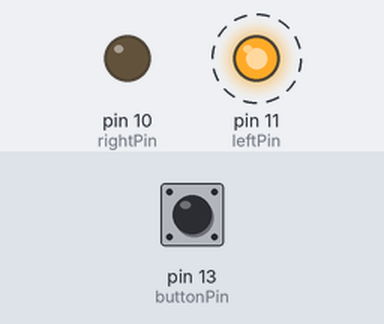
The sketch below on a simulated Arduino Uno, built with avr-gcc and run on an emulated ATmega328P. On the bench: output pins drawn as LEDs (lit = HIGH). Dashed ring = blinking. The test bench sets the inputs (shaded band); at power-on: pin 13 (buttonPin) LOW. What the sketch prints to the serial monitor is not drawn.

Above: at 4.0 s.
4.1 s: pin 13 (buttonPin) pulled HIGH for 1.9 s
At 6.7 s:
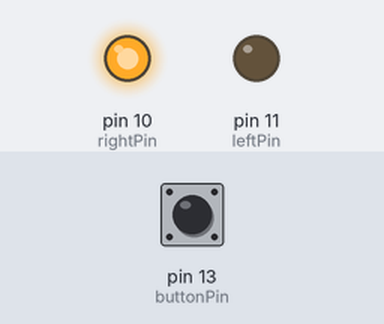
8.9 s: pin 13 (buttonPin) pulled HIGH for 3.2 s
At 10.3 s:
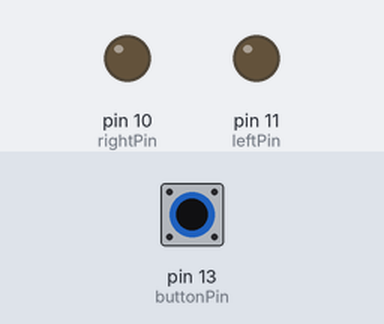
Timing chart, 0 to 21.7 s (numbered marks = the images above; inputs shaded):
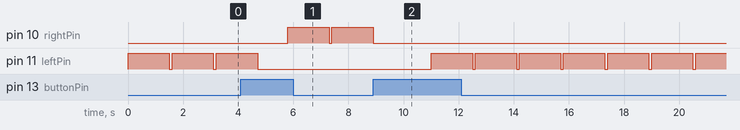

Measured:
- after the input at 4.1 s, pin 10 (rightPin): LOW → HIGH after 1.7 s, → LOW 1.5 s later, → HIGH 0.10 s later; pin 11 (leftPin): goes on until 4.7 s, then stays LOW
- after the input at 8.9 s, pin 10 (rightPin): goes on until 8.9 s, then stays LOW; pin 11 (leftPin): alternates HIGH for 1.5 s and LOW for 0.10 s, starting after 2.1 s
- by itself, pin 11 (leftPin): alternates HIGH for 1.5 s and LOW for 0.10 s

The sketch:

Tactile_Actuator.ino
```cpp
int leftPin = 11; //This turns on the left actuator
int rightPin = 10;
int buttonPin = 13;

int onT;
int offT;

int onPulse = 1500;
int offPulse = 100;

int spot = 0;

void setup() {
  pinMode(leftPin, OUTPUT);
  pinMode(rightPin, OUTPUT);
  pinMode(buttonPin, INPUT);
  Serial.begin(9600);
  bool buttonState = LOW;
}

// the loop function runs over and over again forever
void loop() {
  bool buttonState = digitalRead(buttonPin);
  if (buttonState == HIGH) {
    clearReg();
    if (spot <= 1) {
      spot = spot + 1;
    } else {
      spot = 0;
    }
  buttonState = LOW;
  Serial.println("Button was pressed");
  Serial.print(spot);
  clearReg();
  delay(1000);
  }
  dispLetter(spot, onPulse, offPulse);
}

void clearReg() {
  digitalWrite(leftPin, LOW);
  digitalWrite(rightPin, LOW);
}

void leftPinS(int on, int off) {
  digitalWrite(leftPin, HIGH);
  delay(on);
  clearReg();
  delay(off);
}

void rightPinS(int on, int off) {
  digitalWrite(rightPin, HIGH);
  delay(on);
  clearReg();
  delay(off);
}

void dispLetter(int spot, int on, int off) {
  if (spot == 0) {
    leftPinS(on, off);
  } else if (spot == 1) {
    rightPinS(on, off);
  } else {
    clearReg();
  }
}
```
